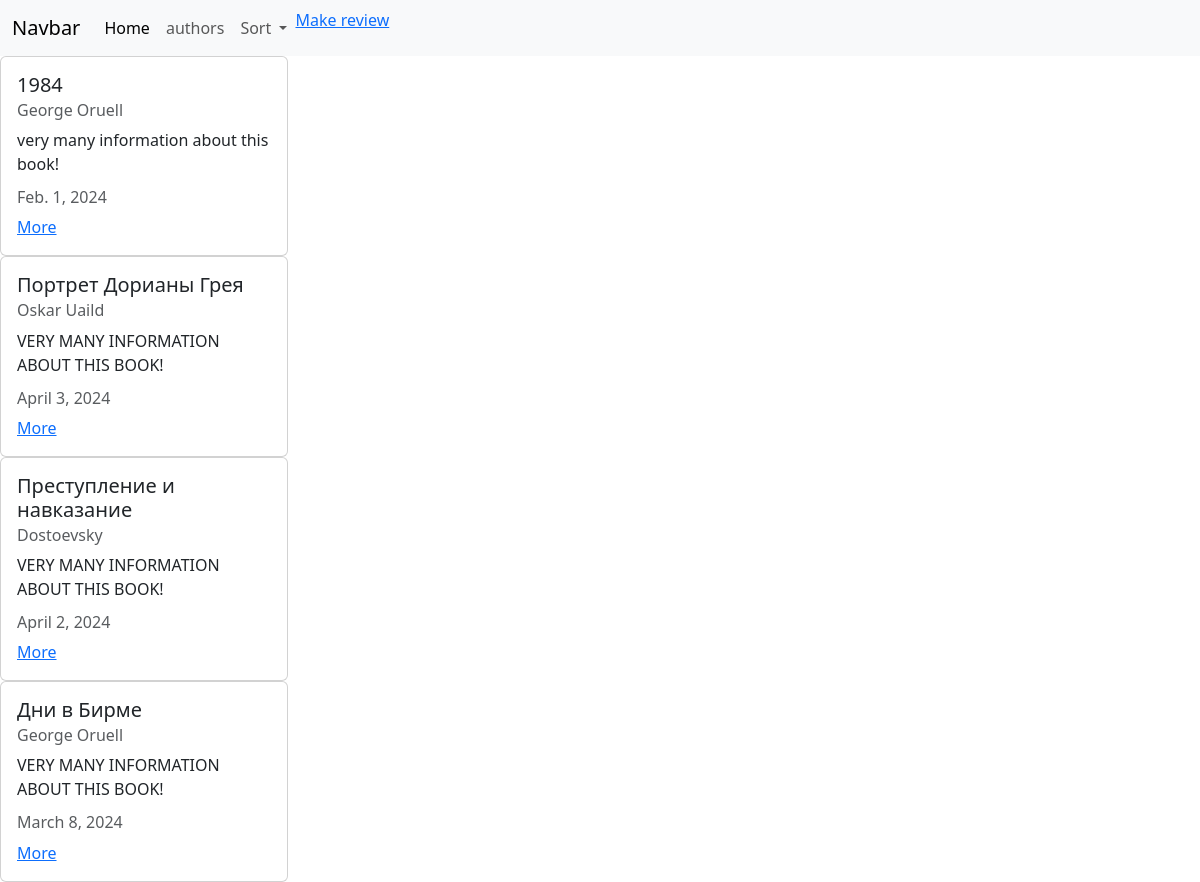
The page / on the database its author committed.
### main/models.py (models this page shows)
class Book(models.Model):
    title = models.CharField('Title:', max_length=30)
    author = models.ForeignKey(Author, on_delete=models.CASCADE, verbose_name='Author:')
    description = models.TextField('Description:')
    date_of_pub = models.DateField('Date of publication:')

class Author(models.Model):
    name = models.CharField('Name:', max_length=30)
    biography = models.TextField('Biography:')

### main/views.py (the view)
# urls.py: path('', views.index, name='books'),
def index(request):
    book = Book.objects.all()
    return render(request, 'h1.html', {'book': book})

### template/h1.html (shortened to what this page needs)
{% load static %}
<!DOCTYPE html>
<html lang="en">
<head>
    <link href="https://cdn.jsdelivr.net/npm/bootstrap@5.3.3/dist/css/bootstrap.min.css" rel="stylesheet">
</head>
<body>
<header>
        <nav class="navbar navbar-expand-lg bg-body-tertiary">
  <div class="container-fluid">
    <a class="navbar-brand" href="#">Navbar</a>
    <div class="collapse navbar-collapse" id="navbarSupportedContent">
      <ul class="navbar-nav me-auto mb-2 mb-lg-0">
        <li class="nav-item">
          <a class="nav-link active" aria-current="page" href="#">Home</a>
        </li>
        <li class="nav-item">
          <a class="nav-link" href="{% url 'authors' %}">authors</a>
        </li>
              <li class="nav-item dropdown">
          <a class="nav-link dropdown-toggle" href="#" role="button" data-bs-toggle="dropdown" aria-expanded="false">
            Sort
          </a>
        </li>
          <li>
              <a href="{% url 'rate' %}">Make review</a>
          </li>
      </ul>
    </div>
  </div>
</nav>
    </header>
    {% for i in book %}
    <div class="card" style="width: 18rem;">
  <div class="card-body">
    <h5 class="card-title">{{ i.title }}</h5>
    <h6 class="card-subtitle mb-2 text-body-secondary">{{ i.author.name }}</h6>
    <p class="card-text">{{ i.description }}</p>
      <h6 class="card-subtitle mb-2 text-body-secondary">{{ i.date_of_pub }}</h6>
    <a href="{% url 'more_book' i.id %}" class="card-link">More</a>
  </div>
</div>
    {% endfor %}
</body>
</html>

### rows shown on the page
Book: title "1984", author.name "George Oruell", description "very many information about this book!", date_of_pub "Feb. 1, 2024"
Book: title "Портрет Дорианы Грея", author.name "Oskar Uaild", description "VERY MANY INFORMATION ABOUT THIS BOOK!", date_of_pub "April 3, 2024"
Book: title "Преступление и навказание", author.name "Dostoevsky", description "VERY MANY INFORMATION ABOUT THIS BOOK!", date_of_pub "April 2, 2024"
Book: title "Дни в Бирме", author.name "George Oruell", description "VERY MANY INFORMATION ABOUT THIS BOOK!", date_of_pub "March 8, 2024"
